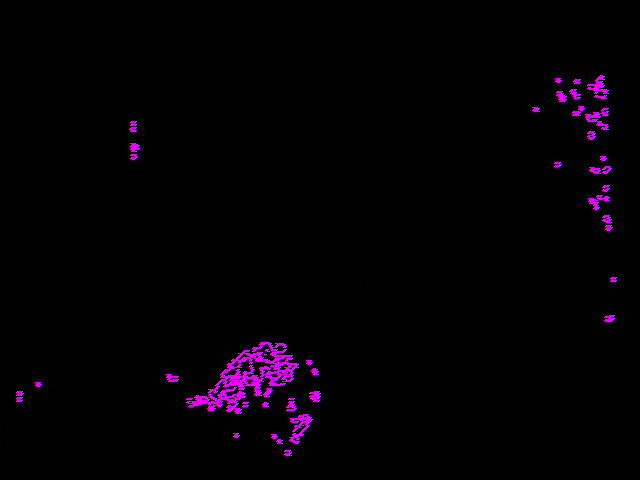
#> input picture Vision_Subsystem/testing/images/grey_edge.jpg, 640 x 480 px
$ python getBlobs.py
#> lines starting #> are read from the running program, lines starting #| are printed output that depends on the picture
from skimage.feature import blob_dog, blob_log, blob_doh
import numpy as np
from skimage.io import imshow, imread
from skimage.color import rgb2gray
import matplotlib.pyplot as plt

sample = imread('images/grey_edge.jpg')
#> sample is the input picture: shape (480, 640, 3); mean R, G, B 4.3, 1.3, 4.8
sample_g = rgb2gray(sample)
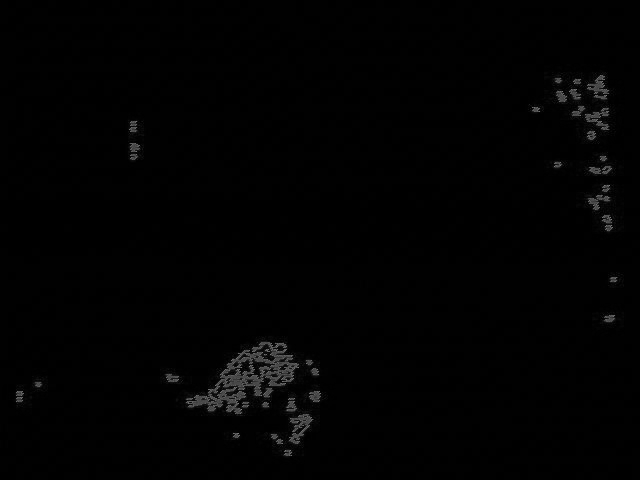
#> sample_g: shape (480, 640) float64; min 0, max 0.552, mean 0.00852
fig, ax = plt.subplots(1,2,figsize=(10,5))
ax[0].set_title('Binarized Image',fontsize=15)
ax[0].imshow(sample_g,cmap='gray')
blobs = blob_log(sample_g, max_sigma=30, threshold=0.2)
#> blobs = empty array
ax[1].imshow(sample_g, cmap='gray')
for blob in blobs:
    y, x, area = blob
    ax[1].add_patch(plt.Circle((x, y), area*np.sqrt(2), color='r',
                            fill=False))
#> this loop made 0 passes
ax[1].set_title('Using LOG',fontsize=15)
plt.tight_layout()
plt.show()
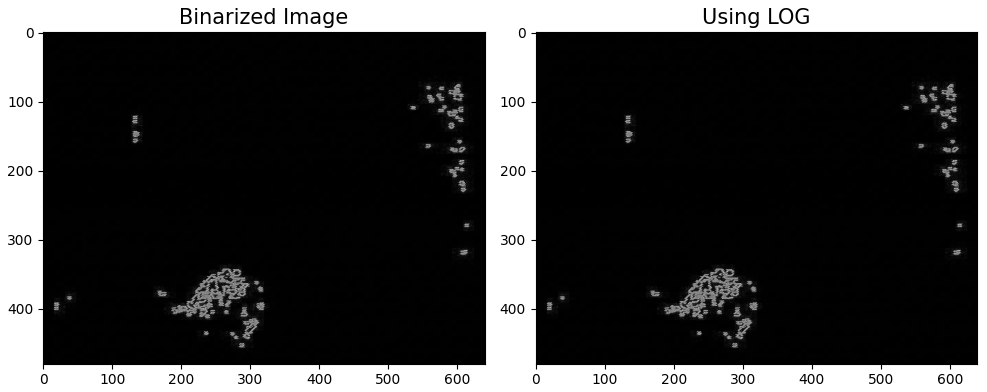
#> figure drawn by matplotlib, 2 panels
